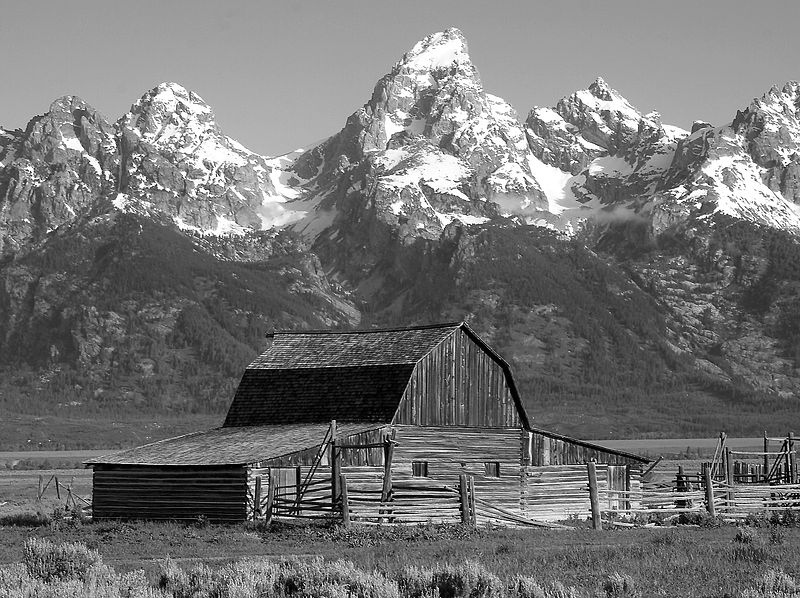
//> input picture adaptiveANDothers/histequal.png, 800 x 598 px, given in place of histequal.jpg, which was not available
$ ./main   (built with g++ and OpenCV 4)
//> lines starting //> are read from the running program, lines starting //| are printed output that depends on the picture; pictures that were not available may be replaced by others from this repository, and a replacement may not be noted
//> further down, image is the input picture: 598 rows x 800 cols, CV_8UC1; min 0, max 255, mean 115.1
### adaptiveANDothers/hist_equalization.h
#ifndef HIST_EQUALIZATION_H
#define HIST_EQUALIZATION_H

#include "opencv2/imgcodecs.hpp"
#include "opencv2/highgui.hpp"
#include "opencv2/imgproc.hpp"

void equalization(cv::Mat&, cv::Mat&);

#endif

### adaptiveANDothers/hist_equalization.cpp
#include "hist_equalization.h"
#include "opencv2/imgcodecs.hpp"
#include "opencv2/highgui.hpp"
#include "opencv2/imgproc.hpp"
#include <iostream>


void equalization(cv::Mat& image, cv::Mat& dest) {
cv::Mat hist;
    //std::cout << image.cols * image.rows;
    int histSize = 255;
    float range[] = {0, 256};
    const float* histRange[] = {range};
    bool uniform = true, accumulate = false;
    cv::calcHist(&image, 1, 0, cv::Mat(), hist, 1, &histSize, histRange, uniform, accumulate);
//> hist = 255 values, max 6294 at index 158, min 267 at index 234, mean 1876.1
    int max = histSize;
    while (hist.at<float>(max) == 0) {
         --max;
    }
//> this loop made 1 pass
//> after the loop, max = 254
    cv::Mat_<float> temp(1,255);
    long long cc = 1;
    long long pxlcount = image.rows * image.cols;
//> pxlcount = 478400
    for (int i = 0; i < histSize; ++i) {
        temp.at<float>(i) = std::ceil((hist.at<float>(i) + cc) * max / pxlcount);
        cc += hist.at<float>(i);


    }
//> this loop made 255 passes
//> cc on passes 1 to 3: 2147, 3420, 4314
//> after the loop, temp = 255 values from 2 to 255; cc = 478401
    //std::cout << temp;

    for (int i = 0; i < image.rows; ++i) {
        for (int j = 0; j < image.cols; ++j) {
                dest.at<uchar>(i, j) = temp.at<float>(image.at<uchar>(i, j));
        }
    }
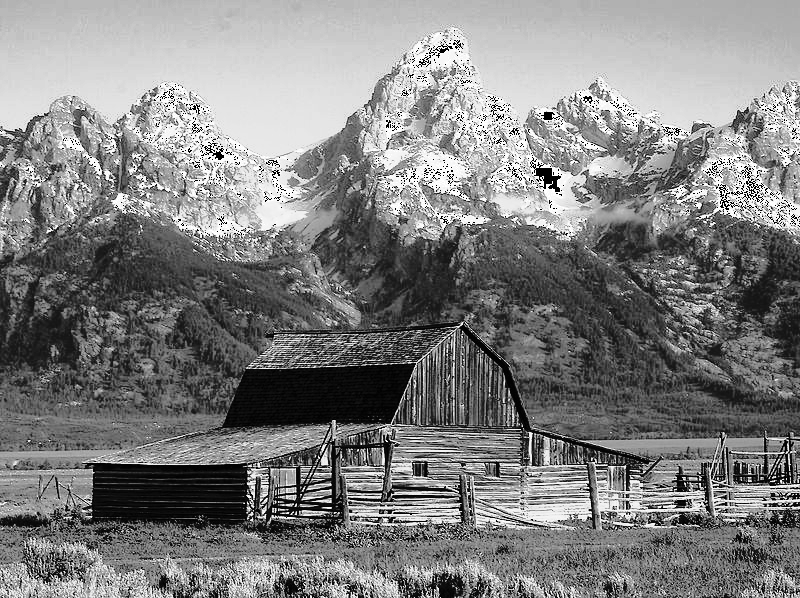
//> dest: 598 rows x 800 cols, CV_8UC1; min 0, max 255, mean 128.2
}

### adaptiveANDothers/main.cpp
#include <iostream>
#include "opencv2/imgcodecs.hpp"
#include "opencv2/highgui.hpp"
#include "opencv2/imgproc.hpp"
#include "hist_equalization.h"


int main() {

    cv::Mat image = cv::imread("histequal.jpg", cv::IMREAD_GRAYSCALE);
    cv::Mat dest = image.clone();
    equalization(image, dest);
    cv::imshow("original", image);
    cv::imshow("equaled", dest);
    cv::waitKey(0);

}

$ run again, with adaptiveANDothers/Images.jpg saved as adaptiveANDothers/histequal.png
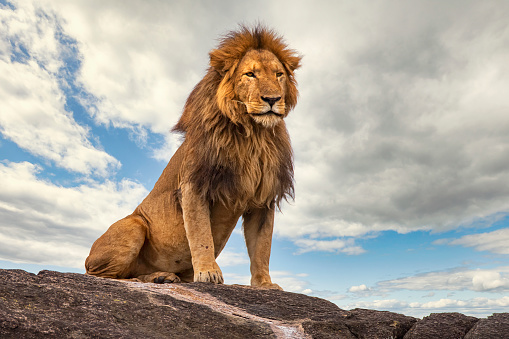
//> input picture adaptiveANDothers/Images.jpg, 509 x 339 px, given in place of histequal.jpg, which was not available
//> `cv::Mat image = cv::imread("histequal.jpg", cv::IMREAD_GRAYSCALE);`:
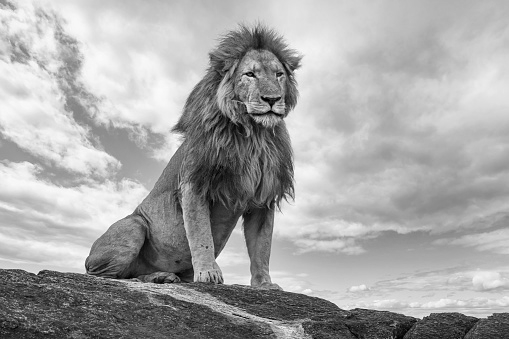
//> image: 339 rows x 509 cols, CV_8UC1; min 0, max 254, mean 166.4
//> hist = 255 values, max 1800 at index 185, min 0 at index 254, mean 676.7
//> the loop in equalization, `while (hist.at<float>(max) == 0)` made 2 passes
//> after the loop in equalization, `while (hist.at<float>(max) == 0)`: max = 253
//> the loop in equalization, `for (int i = 0; i < histSize; ++i)` made 255 passes
//> cc on passes 1 to 3: 32, 68, 85
//> after the loop in equalization, `for (int i = 0; i < histSize; ++i)`: temp = 255 values from 1 to 254; cc = 172552
//> after the loop in equalization, `for (int i = 0; i < image.rows; ++i)`:
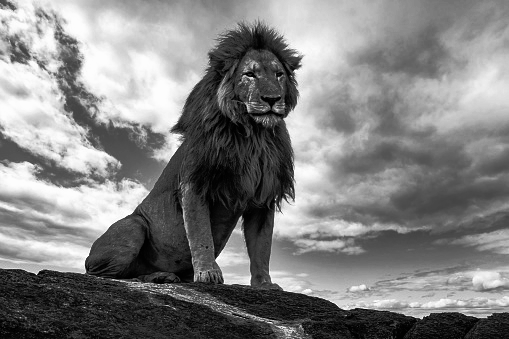
//> dest: 339 rows x 509 cols, CV_8UC1; min 1, max 254, mean 129.3

$ run again, with adaptiveANDothers/colored.jpeg saved as adaptiveANDothers/histequal.png
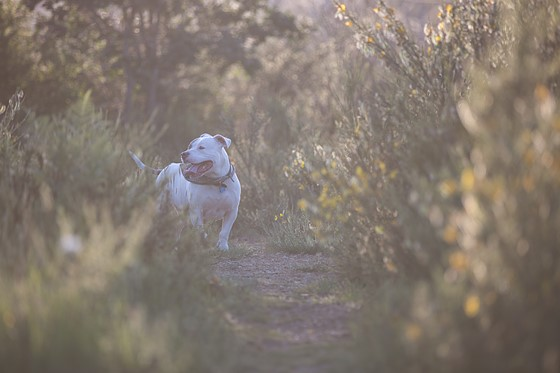
//> input picture adaptiveANDothers/colored.jpeg, 560 x 373 px, given in place of histequal.jpg, which was not available
//> `cv::Mat image = cv::imread("histequal.jpg", cv::IMREAD_GRAYSCALE);`:
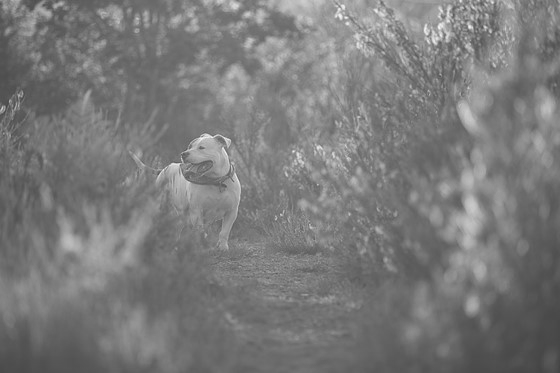
//> image: 373 rows x 560 cols, CV_8UC1; min 67, max 244, mean 121.7
//> hist = 255 values, max 5055 at index 111, min 0 at index 0, mean 819.1
//> the loop in equalization, `while (hist.at<float>(max) == 0)` made 12 passes
//> after the loop in equalization, `while (hist.at<float>(max) == 0)`: max = 243
//> after the loop in equalization, `for (int i = 0; i < histSize; ++i)`: temp = 255 values from 1 to 244; cc = 208881
//> after the loop in equalization, `for (int i = 0; i < image.rows; ++i)`:
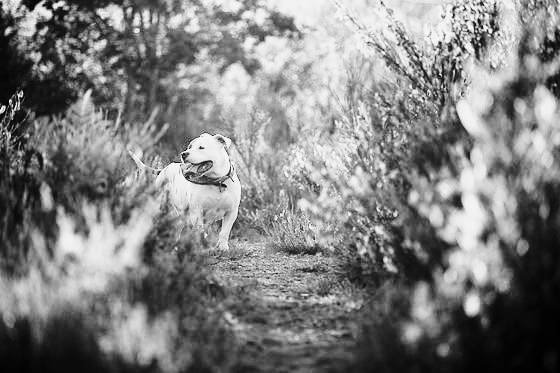
//> dest: 373 rows x 560 cols, CV_8UC1; min 1, max 244, mean 127.2
